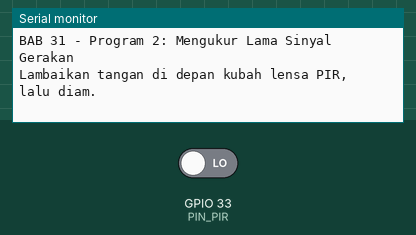
Simulated run of this sketch. Board: ESP32. Parts: the last lines printed to the serial monitor. The inputs (shaded band) are chosen by the test bench; at power-on: GPIO 33 (PIN_PIR) LOW.

Above: at 1.2 s.
1.3 s: GPIO 33 (PIN_PIR) driven HIGH
At 2.3 s:
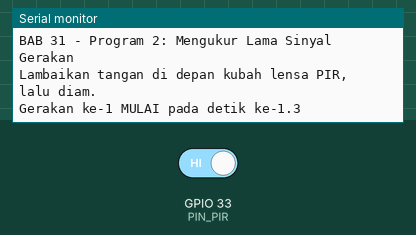
2.8 s: GPIO 33 (PIN_PIR) driven LOW
At 3.4 s:
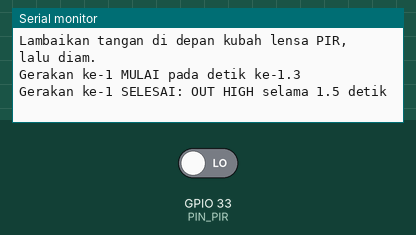
4.3 s: GPIO 33 (PIN_PIR) driven HIGH
At 5.7 s:
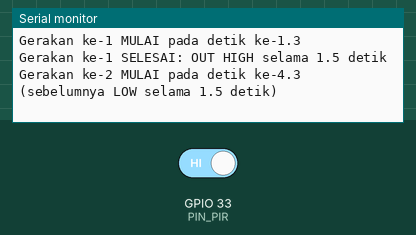

The sketch:

p2_lama_sinyal.ino
```cpp
/*
 * BAB 31 - Program 2: Mengukur Lama Sinyal Gerakan
 * Mendeteksi tepi naik (gerakan mulai) dan tepi turun (sinyal gerakan
 * berakhir) dari sensor PIR AM312, lalu mencetak lamanya OUT bernilai
 * HIGH dan lamanya OUT bernilai LOW sebelum gerakan berikutnya.
 *
 * Rangkaian: PIR (header hijau, pin ke-5 dari atas) → IO33
 */

#define PIN_PIR 33

int statusSebelumnya = LOW;     // bacaan PIR pada putaran loop() sebelumnya
int jumlahGerakan = 0;          // berapa kali OUT naik ke HIGH
unsigned long waktuNaik = 0;    // kapan OUT terakhir naik ke HIGH (ms)
unsigned long waktuTurun = 0;   // kapan OUT terakhir turun ke LOW (ms)

void setup() {
  Serial.begin(115200);
  pinMode(PIN_PIR, INPUT);

  Serial.println("BAB 31 - Program 2: Mengukur Lama Sinyal Gerakan");
  Serial.println("Lambaikan tangan di depan kubah lensa PIR, lalu diam.");
}

void loop() {
  int statusSekarang = digitalRead(PIN_PIR);
  unsigned long sekarang = millis();

  // Tepi naik: LOW → HIGH = gerakan mulai terdeteksi
  if (statusSebelumnya == LOW && statusSekarang == HIGH) {
    jumlahGerakan = jumlahGerakan + 1;
    waktuNaik = sekarang;

    Serial.print("Gerakan ke-");
    Serial.print(jumlahGerakan);
    Serial.print(" MULAI pada detik ke-");
    Serial.print(sekarang / 1000.0, 1);
    if (jumlahGerakan > 1) {
      // Lama OUT bernilai LOW sejak sinyal gerakan sebelumnya berakhir
      Serial.print(" (sebelumnya LOW selama ");
      Serial.print((sekarang - waktuTurun) / 1000.0, 1);
      Serial.print(" detik)");
    }
    Serial.println();
  }

  // Tepi turun: HIGH → LOW = sinyal gerakan berakhir
  if (statusSebelumnya == HIGH && statusSekarang == LOW) {
    waktuTurun = sekarang;

    Serial.print("Gerakan ke-");
    Serial.print(jumlahGerakan);
    Serial.print(" SELESAI: OUT HIGH selama ");
    Serial.print((sekarang - waktuNaik) / 1000.0, 1);
    Serial.println(" detik");
  }

  statusSebelumnya = statusSekarang;  // simpan untuk putaran berikutnya
}
```

Measured:
- after the input at 1.3 s, the serial monitor: prints a new line at once (image 1)
- after the input at 2.8 s, the serial monitor: prints a new line at once (image 2)
- after the input at 4.3 s, the serial monitor: prints a new line at once (image 3)
